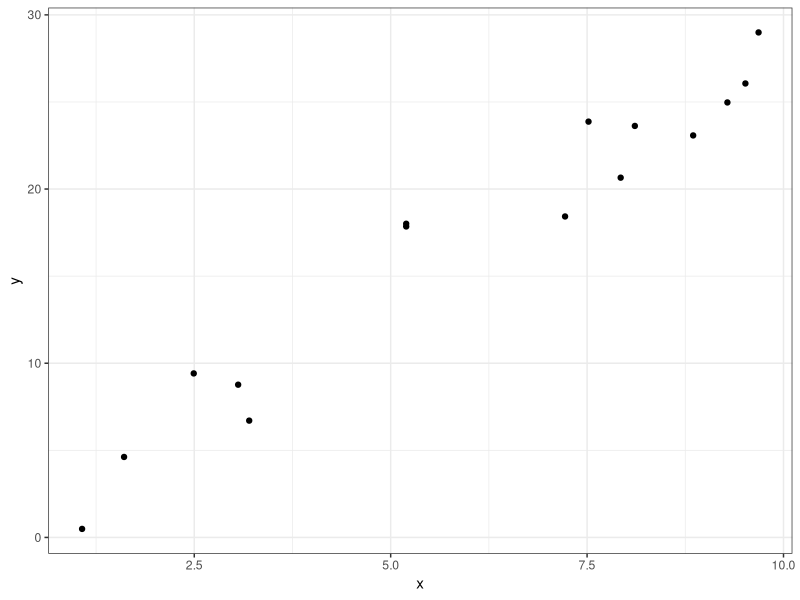
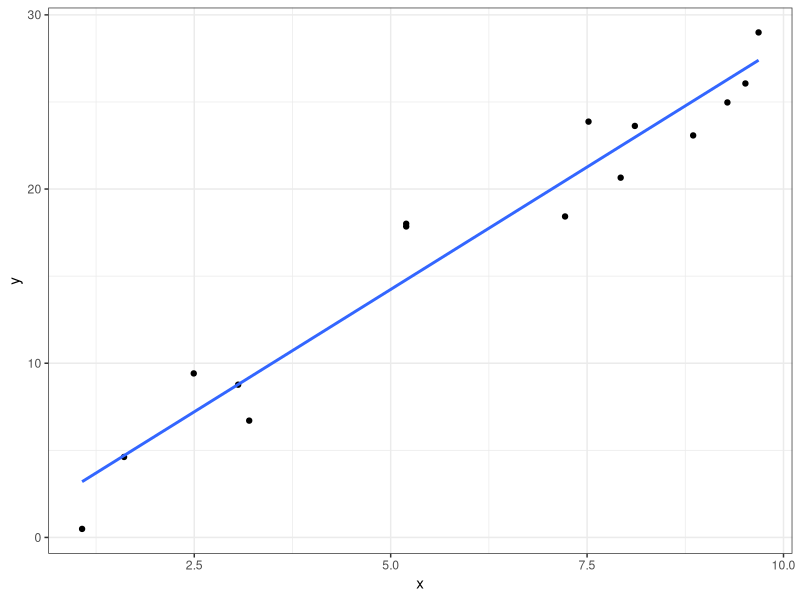
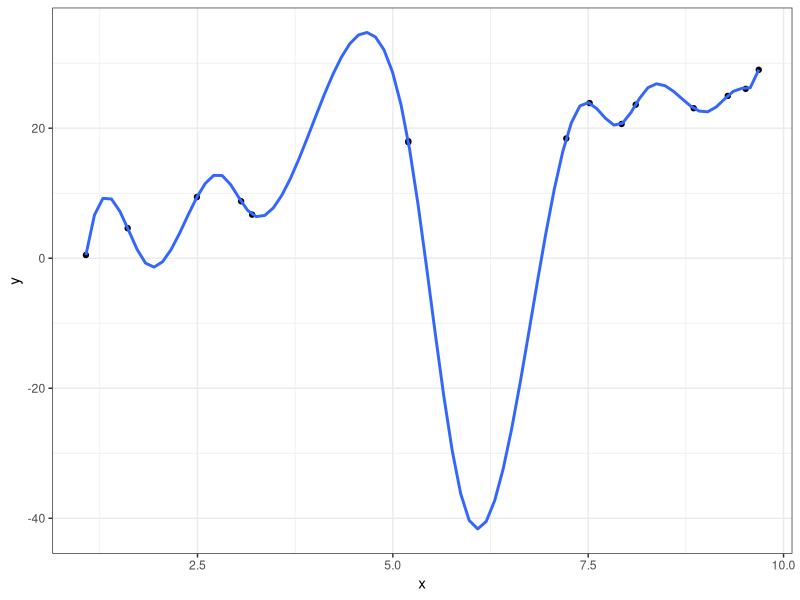
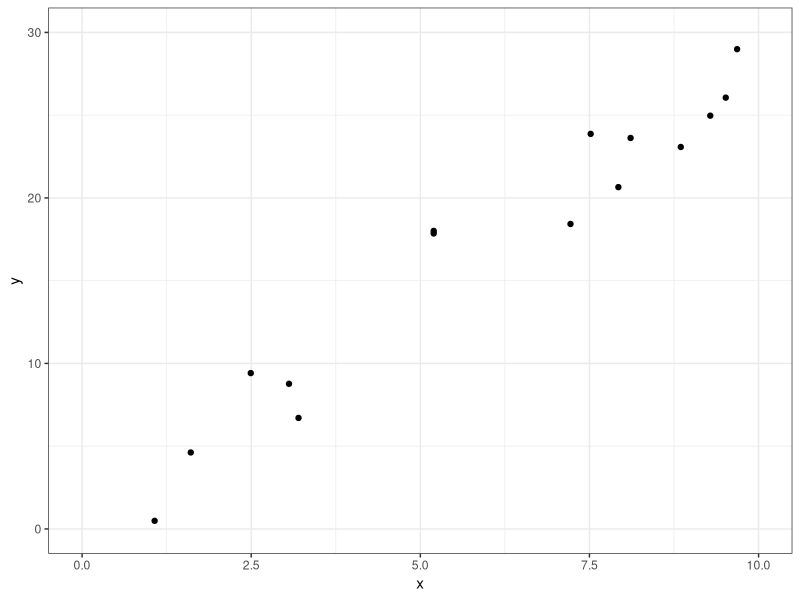
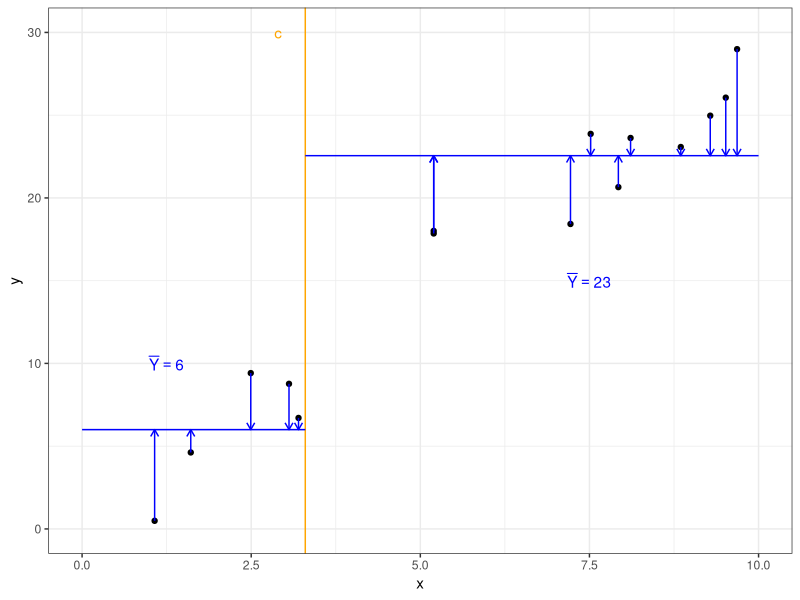
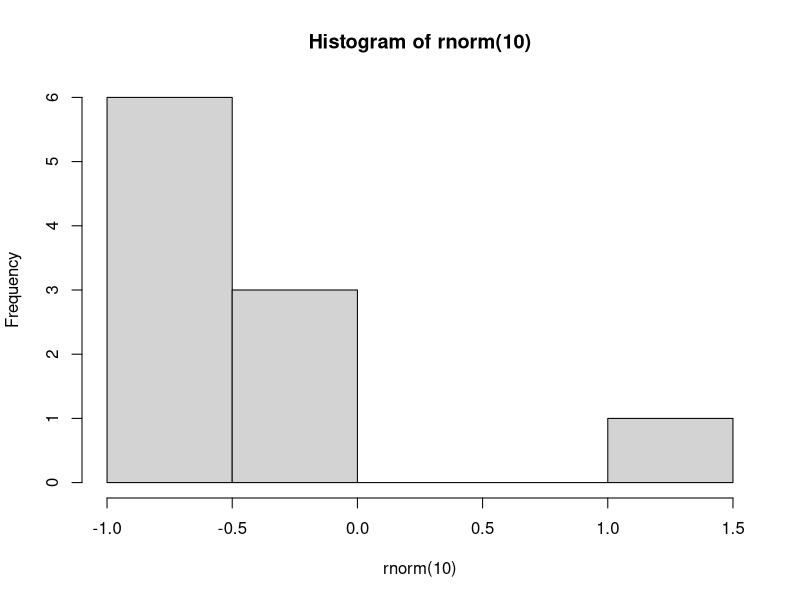

Generate these figures, in order, with R:
## ----setup, include=FALSE, echo = FALSE--------------------------------------------------------------
if(!dir.exists('figs91')){dir.create('figs91')}


## ----echo = FALSE------------------------------------------------------------------------------------
options(scipen=1, digits=2)


## ----packages----------------------------------------------------------------------------------------
set.seed(60637)
library(ggplot2)


## ----fig = TRUE, width = 7, height=5, echo=FALSE-----------------------------------------------------
x <- runif(15, 1, 10)
y <- 3*x + rnorm(15, sd = 2)


ggplot(data.frame(x = x, y = y), aes(x = x, y = y)) +
    geom_point() +
    theme_bw()




## ----fig = TRUE, width = 7, height=5, echo=FALSE-----------------------------------------------------
ggplot(data.frame(x = x, y = y), aes(x = x, y = y)) +
    geom_point() +
    geom_smooth(method = 'lm', se = FALSE) +
    theme_bw()




## ----fig = TRUE, width = 7, height=5, echo=FALSE-----------------------------------------------------
ggplot(data.frame(x = x, y = y), aes(x = x, y = y)) +
  geom_point() + 
  geom_smooth(method = lm, se = FALSE, formula = y ~ splines::bs(x, 13)) + 
  theme_bw()




## ----fig = TRUE, width = 7, height=5, echo=FALSE-----------------------------------------------------

ggplot(data.frame(x = x, y = y), aes(x = x, y = y)) +
    geom_point() +
    theme_bw() + 
  coord_cartesian(ylim = c(0, 30), xlim = c(0,10))



## ----fig = TRUE, width = 7, height=5, echo=FALSE-----------------------------------------------------
minc <- function(c){
    sum((y[which(x <=c)] - mean(y[which(x <=c)]))^2) + 
        sum((y[which(x >c)] - mean(y[which(x >c)]))^2)
}

newmin <- x[which.min(sapply(x, minc))]+.1
df <- data.frame(x = x, y = y)
df$y_distance <- ifelse(df$x <= newmin, df$y - mean(df$y[which(df$x <= newmin)]), 
                        df$y - mean(df$y[which(df$x > newmin)]))

ggplot(, aes(x = x, y = y)) +
    geom_point() +
    theme_bw() +
    geom_vline(xintercept = newmin, color = 'orange') +
    annotate('text', y = 30, x = newmin-.4, label = 'c', color = 'orange') +
    annotate('text', y = c(10, 15), x = c(1.25, 7.5),
             label = paste0(expression(bar(Y)),'==',
                            round(c(mean(y[which(x <=newmin)]), mean(y[which(x >newmin)])), 3) ),
             color = 'blue', parse = TRUE) + 
  geom_segment(aes(x = c(0, newmin), 
                   y = c(mean(df$y[which(df$x <= newmin)]),
                                               mean(df$y[which(df$x > newmin)]))), 
                   xend = c(newmin, 10),
               yend = c(mean(df$y[which(df$x <= newmin)]),
                                               mean(df$y[which(df$x > newmin)])),
               color = "blue") + 
  geom_segment(aes(x = x, y = y, xend = x, 
                   yend = ifelse(df$x <= newmin, mean(df$y[which(df$x <= newmin)]), 
                                 mean(df$y[which(df$x > newmin)]))),
               color = 'blue', arrow = arrow(length = unit(0.2, "cm"))) +
  coord_cartesian(ylim = c(0, 30), xlim = c(0,10))



## ----eval = FALSE------------------------------------------------------------------------------------
## library(grf)
## set.seed(60637)
## 
## 
## n <- 500
## p <- 10
## X <- matrix(rnorm(n * p), n, p)
## W <- rbinom(n, 1, 0.5)
## Y <- pmax(X[, 1], 0) * W + X[, 2] +
##   pmin(X[, 3], 0) + rnorm(n)
## c.forest <- causal_forest(X, Y, W)

## ----echo=FALSE, eval = FALSE------------------------------------------------------------------------
## # Saving a plot in .svg can be done with the `DiagrammeRsvg` package.
## tree.plot = plot(tree)
## cat(DiagrammeRsvg::export_svg(tree.plot), file = '../assets/tree_plot.svg')


## ----fig = TRUE, width = 7, height=5, echo=FALSE-----------------------------------------------------
hist(rnorm(10))

